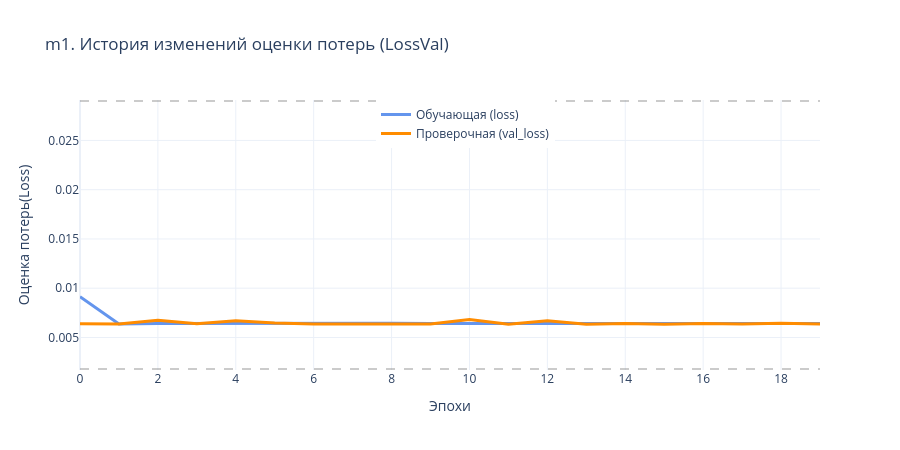

Source (notebook cell):
### Markdown cell above
## Оценка точности

### Code cell
# Отобразить график изменения оценки потерь по эпохам обучения
print('Доступные метрики полной истории обучения:', totalHistoryDict_m1.keys())
fig = go.Figure()
fig.add_trace(go.Scatter( y=totalHistoryDict_m1['loss'], mode="lines", name="Обучающая (loss)", line=dict(width=3, color='cornflowerblue')))
if 'val_loss' in totalHistoryDict_m1.keys():
    fig.add_trace(go.Scatter( y=totalHistoryDict_m1['val_loss'],  mode="lines", name="Проверочная (val_loss)",     line=dict(width=3, color='darkorange')))

refHFib = np.array([13, 8, 5, 3, 2, 1, 0.8, 0.5, 0.33, 0.2, 0.125, 0.077, 0.048,  0.029, 0.0018])
mask = refHFib<=np.max(totalHistoryDict_m1['loss'])
mask = np.concatenate([mask[1:], [True]*1])
for y in refHFib[mask]:# Горизонтальные опорные линии (порядки величин)
    fig.add_hline(y=y, line_dash="dash", line_color="gray", opacity=0.4)

# Настройки осей
fig.update_xaxes(title="Эпохи"); fig.update_yaxes(title="Оценка потерь(Loss)") # type="log",
fig.update_layout(title="m1. История изменений оценки потерь (LossVal)", template="plotly_white",
                  width=900, height=450, legend=dict(yanchor="top", x=0.4, y=1.0))
fig.show()

### Figure 1 — Plotly figure (JSON) as saved in the notebook; plotly's stock layout.template omitted (floating-point values rounded to 4 significant figures)
{"data": [{"line": {"color": "cornflowerblue", "width": 3}, "mode": "lines", "name": "Обучающая (loss)", "type": "scatter", "y": [0.009134, 0.006374, 0.006415, 0.006428, 0.006422, 0.006413, 0.006412, 0.006428, 0.006444, 0.006418, 0.006415, 0.006407, 0.006422, 0.006403, 0.006381, 0.006414, 0.006415, 0.006441, 0.006406, 0.006408]}, {"line": {"color": "darkorange", "width": 3}, "mode": "lines", "name": "Проверочная (val_loss)", "type": "scatter", "y": [0.006381, 0.006361, 0.006753, 0.00639, 0.006688, 0.006481, 0.006364, 0.006345, 0.006376, 0.006357, 0.006825, 0.006341, 0.006699, 0.006338, 0.006413, 0.006348, 0.006424, 0.006357, 0.006455, 0.006375]}], "layout": {"height": 450, "legend": {"x": 0.4, "y": 1, "yanchor": "top"}, "shapes": [{"line": {"color": "gray", "dash": "dash"}, "opacity": 0.4, "type": "line", "x0": 0, "x1": 1, "xref": "x domain", "y0": 0.029, "y1": 0.029, "yref": "y"}, {"line": {"color": "gray", "dash": "dash"}, "opacity": 0.4, "type": "line", "x0": 0, "x1": 1, "xref": "x domain", "y0": 0.0018, "y1": 0.0018, "yref": "y"}], "title": {"text": "m1. История изменений оценки потерь (LossVal)"}, "width": 900, "xaxis": {"title": {"text": "Эпохи"}}, "yaxis": {"title": {"text": "Оценка потерь(Loss)"}}}}
